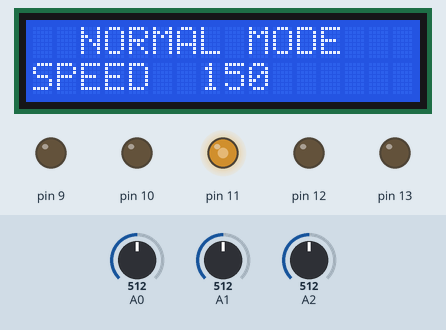
Simulated run of this sketch. Board: Arduino Uno, built with avr-gcc and run on an emulated ATmega328P. Shown: 16×2 character LCD, output pins drawn as LEDs (lit = HIGH). Inputs (shaded band) come from the test bench; at power-on: A1 = 512, A2 = 512, A0 = 512.

Above: at 1.2 s.
1.3 s: A1 set to 464
2.8 s: A1 set to 440
At 4.4 s:
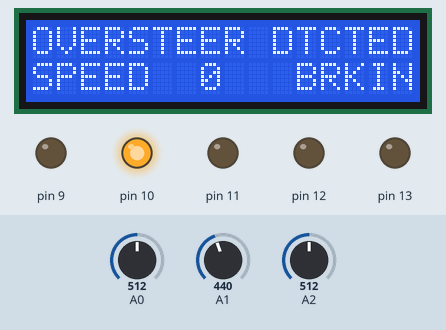
5.1 s: A1 set to 716
At 5.6 s:
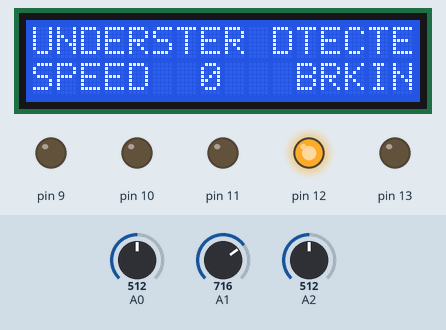
6.7 s: A1 set to 562
8.2 s: A1 set to 543
At 8.4 s:
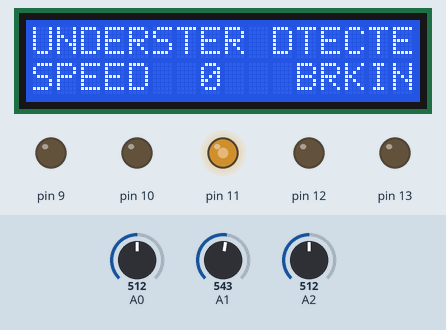
9.9 s: A2 set to 414
11.4 s: A2 set to 382
At 12.1 s:
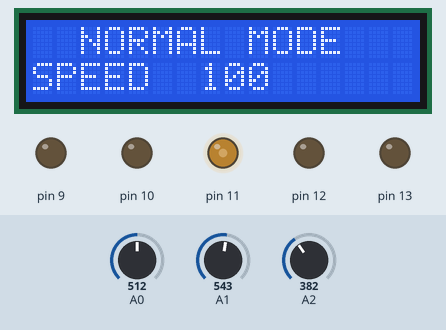
Timing chart, 0 to 13.9 s (numbered marks = the images above; inputs shaded):
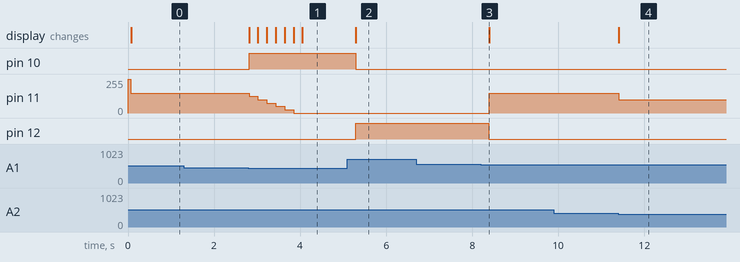

Measured:
- the behaviour switches between 450 and 449 on A1 (found by bisection; images 0 and 1)
- the behaviour switches between 551 and 550 on A1 (found by bisection; images 2 and 3)
- the behaviour switches between 401 and 400 on A2 (found by bisection; images 3 and 4)
- after the input at 1.3 s, every drawn part: stays the same
- after the input at 2.8 s, pin 10: LOW → HIGH at once; pin 11: moves from 150/255 to 0/255 over 1.0 s, starting at once; the display: first changes at once (image 1 shows a later state)
- after the input at 5.1 s, pin 10: HIGH → LOW after 0.19 s; pin 12: LOW → HIGH after 0.20 s; the display: changes after 0.20 s (image 2)
- after the input at 6.7 s, every drawn part: stays the same
- after the input at 8.2 s, pin 11: 0/255 → 150/255 after 0.20 s; pin 12: HIGH → LOW after 0.19 s
- after the input at 9.9 s, every drawn part: stays the same
- after the input at 11.4 s, pin 11: 150/255 → 100/255 at once; the display: changes at once (image 4)

The sketch:

esc.ino
```cpp
#include<LiquidCrystal.h>

LiquidCrystal lcd (1,2,4,5,6,7);

void setup()
{
  pinMode(9, OUTPUT);
  pinMode(10,OUTPUT);
  pinMode(12,OUTPUT);
  pinMode(13,OUTPUT);
  pinMode(11, OUTPUT);

  TCCR2A = _BV(COM2A1) | _BV(COM2B1) | _BV(WGM21) | _BV(WGM20);
  TCCR2B = _BV(CS22);
  OCR2A = 255;

  lcd.begin(16,2);
  lcd.setCursor(5,0);
  lcd.print("WELCOME");
}

void loop()
{
  int K = analogRead(A1);
  int Steering = analogRead(A0);
  int Speed = analogRead(A2);
  int Old_Speed;

  lcd.setCursor(0,0);
  lcd.print("  NORMAL MODE   ");
  lcd.setCursor(0,1);
  lcd.print("SPEED");
  lcd.setCursor(7,1);
  lcd.print(OCR2A);


  if(OCR2A <= 99)
  {
    lcd.setCursor(9,1);
    lcd.print("      ");
  }
  else
  {
    lcd.setCursor(11,1);
    lcd.print("        ");
  }
  while(Old_Speed == analogRead(A2) && (K>450 && K<550))
  {
    K = analogRead(A1);
    lcd.setCursor(10,1);
    lcd.print("      ");
  }

  if (Speed>=0 && Speed<200)
  {
    OCR2A = 50;
  }
  else if (Speed>200 && Speed<=400)
  {
    OCR2A = 100;
  }
  else if (Speed>400 && Speed<=600)
  {
    OCR2A = 150;
  }
    else if (Speed>600 && Speed<=800)
  {
    OCR2A = 200;
  }
    else if (Speed>800 && Speed<=1024)
  {
    OCR2A = 255;
  }
  int counter =0;
  while(K<450)
  {
    if(counter == 0)
    {
      Old_Speed = Speed;
      counter +=1;
    }

    Steering = analogRead(A0);
    lcd.clear();
    lcd.setCursor(0,0);
    lcd.print("OVERSTEER DTCTED");
    lcd.setCursor(0,1);
    lcd.print("SPEED");
    lcd.setCursor(7,1);
    lcd.print(OCR2A);
    lcd.setCursor(11,1);
    lcd.print("BRKING");
    if (Steering<512)
    {
      digitalWrite(10, LOW);
      digitalWrite(9, HIGH);
    }
    if(Steering>=512)
    {
      digitalWrite(9, LOW);
      digitalWrite(10, HIGH);
    }
    if(OCR2A>24)
    {
      OCR2A = OCR2A-25;
    }

    delay(200);
    K = analogRead(A1);
  }
  digitalWrite(10, LOW);
  digitalWrite(9, LOW);

  counter = 0;
  while(K>550)
  {
    if(counter == 0)
    {
      Old_Speed = Speed;
      counter +=1;
    }

    Steering = analogRead(A0);
    lcd.clear();
    lcd.setCursor(0,0);
    lcd.print("UNDERSTER DTECTED");
    lcd.setCursor(0,1);
    lcd.print("SPEED");
    lcd.setCursor(7,1);
    lcd.print(OCR2A);
    lcd.setCursor(11,1);
    lcd.print("BRKING");
    if (Steering<512)
    {
      digitalWrite(12, LOW);
      digitalWrite(13, HIGH);
    }
    if(Steering>=512)
    {
      digitalWrite(13, LOW);
      digitalWrite(12, HIGH);
    }
    if(OCR2A>24)
    {
      OCR2A = OCR2A-25;
    }

    delay(200);
   	K = analogRead(A1);
  }

  digitalWrite(13, LOW);
  digitalWrite(12, LOW);

}
```
